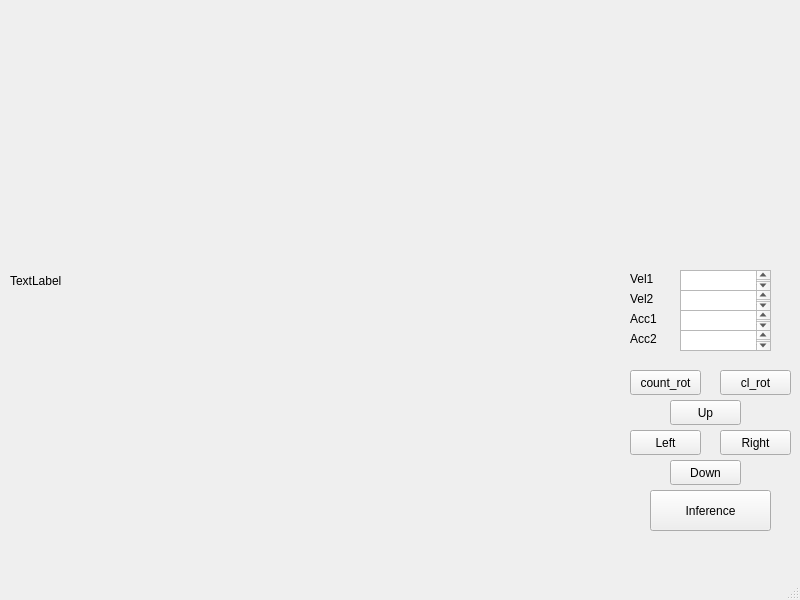
<?xml version="1.0" encoding="UTF-8"?>
<ui version="4.0">
 <class>MainWindow</class>
 <widget class="QMainWindow" name="MainWindow">
  <property name="geometry">
   <rect>
    <x>0</x>
    <y>0</y>
    <width>800</width>
    <height>600</height>
   </rect>
  </property>
  <property name="windowTitle">
   <string>Prediction debugger</string>
  </property>
  <widget class="QWidget" name="centralwidget">
   <widget class="QPushButton" name="pushButton">
    <property name="geometry">
     <rect>
      <x>650</x>
      <y>490</y>
      <width>121</width>
      <height>41</height>
     </rect>
    </property>
    <property name="text">
     <string>Inference</string>
    </property>
   </widget>
   <widget class="QLabel" name="label">
    <property name="geometry">
     <rect>
      <x>10</x>
      <y>10</y>
      <width>571</width>
      <height>541</height>
     </rect>
    </property>
    <property name="text">
     <string>TextLabel</string>
    </property>
   </widget>
   <widget class="QPushButton" name="pushButton_down">
    <property name="geometry">
     <rect>
      <x>670</x>
      <y>460</y>
      <width>71</width>
      <height>25</height>
     </rect>
    </property>
    <property name="text">
     <string>Down</string>
    </property>
   </widget>
   <widget class="QPushButton" name="pushButton_up">
    <property name="geometry">
     <rect>
      <x>670</x>
      <y>400</y>
      <width>71</width>
      <height>25</height>
     </rect>
    </property>
    <property name="text">
     <string>Up</string>
    </property>
   </widget>
   <widget class="QPushButton" name="pushButton_right">
    <property name="geometry">
     <rect>
      <x>720</x>
      <y>430</y>
      <width>71</width>
      <height>25</height>
     </rect>
    </property>
    <property name="text">
     <string>Right</string>
    </property>
   </widget>
   <widget class="QPushButton" name="pushButton_left">
    <property name="geometry">
     <rect>
      <x>630</x>
      <y>430</y>
      <width>71</width>
      <height>25</height>
     </rect>
    </property>
    <property name="text">
     <string>Left</string>
    </property>
   </widget>
   <widget class="QPushButton" name="pushButton_rotateClock">
    <property name="geometry">
     <rect>
      <x>720</x>
      <y>370</y>
      <width>71</width>
      <height>25</height>
     </rect>
    </property>
    <property name="text">
     <string>cl_rot</string>
    </property>
   </widget>
   <widget class="QPushButton" name="pushButton_counterRotate">
    <property name="geometry">
     <rect>
      <x>630</x>
      <y>370</y>
      <width>71</width>
      <height>25</height>
     </rect>
    </property>
    <property name="text">
     <string>count_rot</string>
    </property>
   </widget>
   <widget class="QLabel" name="label_vel1">
    <property name="geometry">
     <rect>
      <x>630</x>
      <y>270</y>
      <width>51</width>
      <height>17</height>
     </rect>
    </property>
    <property name="text">
     <string>Vel1</string>
    </property>
   </widget>
   <widget class="QLabel" name="label_vel2">
    <property name="geometry">
     <rect>
      <x>630</x>
      <y>290</y>
      <width>67</width>
      <height>17</height>
     </rect>
    </property>
    <property name="text">
     <string>Vel2</string>
    </property>
   </widget>
   <widget class="QLabel" name="label_acc1">
    <property name="geometry">
     <rect>
      <x>630</x>
      <y>310</y>
      <width>67</width>
      <height>17</height>
     </rect>
    </property>
    <property name="text">
     <string>Acc1</string>
    </property>
   </widget>
   <widget class="QLabel" name="label_vel2_3">
    <property name="geometry">
     <rect>
      <x>630</x>
      <y>330</y>
      <width>67</width>
      <height>17</height>
     </rect>
    </property>
    <property name="text">
     <string>Acc2</string>
    </property>
   </widget>
   <widget class="QTextEdit" name="textEdit_vel1">
    <property name="geometry">
     <rect>
      <x>680</x>
      <y>270</y>
      <width>91</width>
      <height>21</height>
     </rect>
    </property>
   </widget>
   <widget class="QTextEdit" name="textEdit_vel2">
    <property name="geometry">
     <rect>
      <x>680</x>
      <y>290</y>
      <width>91</width>
      <height>21</height>
     </rect>
    </property>
   </widget>
   <widget class="QTextEdit" name="textEdit_acc1">
    <property name="geometry">
     <rect>
      <x>680</x>
      <y>310</y>
      <width>91</width>
      <height>21</height>
     </rect>
    </property>
   </widget>
   <widget class="QTextEdit" name="textEdit_acc2">
    <property name="geometry">
     <rect>
      <x>680</x>
      <y>330</y>
      <width>91</width>
      <height>21</height>
     </rect>
    </property>
   </widget>
  </widget>
  <widget class="QMenuBar" name="menubar">
   <property name="geometry">
    <rect>
     <x>0</x>
     <y>0</y>
     <width>800</width>
     <height>22</height>
    </rect>
   </property>
  </widget>
  <widget class="QStatusBar" name="statusbar"/>
 </widget>
 <resources/>
 <connections/>
</ui>
